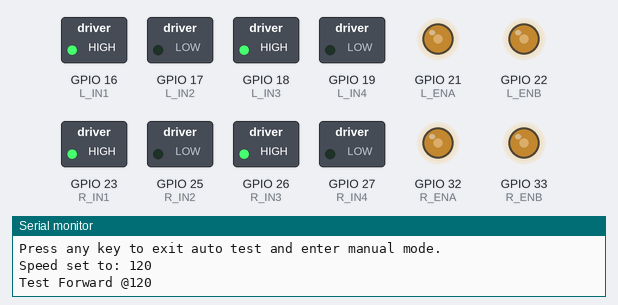
A sketch run on a simulated ESP32. Parts: switched loads named in the sketch (green lamp = pin HIGH), output pins drawn as LEDs (lit = HIGH), the last lines printed to the serial monitor.

Above: at 0.1 s.
At 7.9 s:
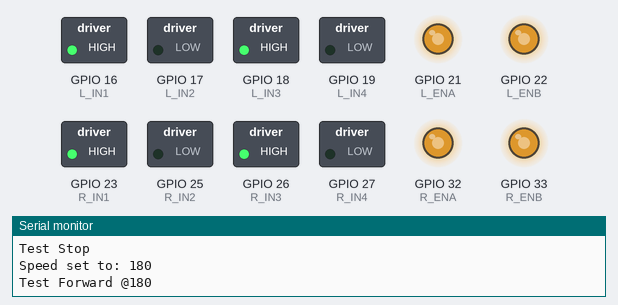
At 11.9 s:
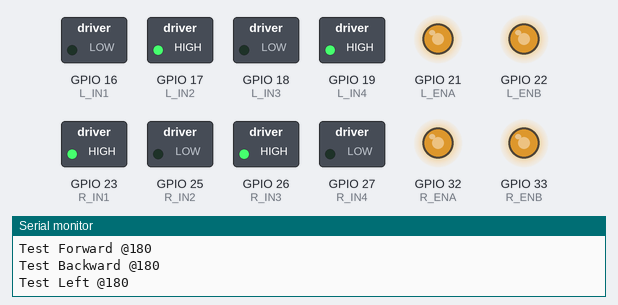
At 17.7 s:
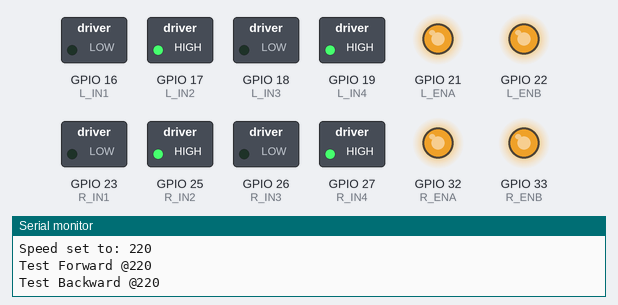
At 27.7 s:
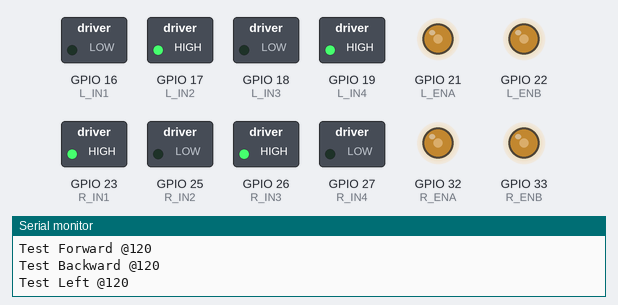
At 37.0 s:
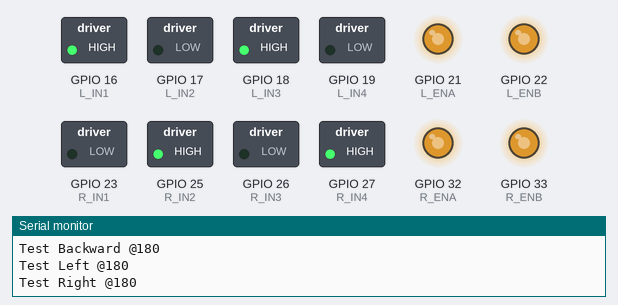
Timing chart, 0 to 40.0 s (numbered marks = the images above):
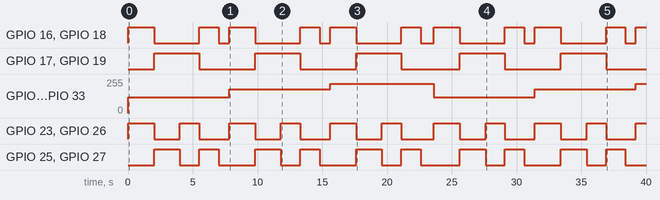

Measured:
- by itself, GPIO 16 (L_IN1), GPIO 18 (L_IN3): moves between LOW and HIGH, repeating every 7.8 s
- by itself, GPIO 17 (L_IN2), GPIO 19 (L_IN4): alternates HIGH for 3.5 s and LOW for 4.3 s
- by itself, GPIO 23 (R_IN1), GPIO 26 (R_IN3): repeats every 7.8 s: LOW 2.0 s, HIGH 1.5 s, LOW 2.3 s, HIGH 2.0 s
- by itself, GPIO 25 (R_IN2), GPIO 27 (R_IN4): repeats every 7.8 s: LOW 1.5 s, HIGH 1.5 s, LOW 2.8 s, HIGH 2.0 s
- by itself, GPIO 21 (L_ENA), GPIO 22 (L_ENB), GPIO 32 (R_ENA), GPIO 33 (R_ENB): 0/255 → 120/255 at 0.00 s, → 179/255 7.8 s later, → 219/255 7.8 s later, → 120/255 8.0 s later, … (6 changes in this stretch)

The sketch:

rover_control_v1_stable.ino
```cpp
// ===============================
// Rover Control v1.0 (STABLE)
// - Dual L298N working
// - WASD manual control
// - Auto test on boot
// ===============================

#define L_IN1 16
#define L_IN2 17
#define L_IN3 18
#define L_IN4 19
#define L_ENA 21
#define L_ENB 22

#define R_IN1 23
#define R_IN2 25
#define R_IN3 26
#define R_IN4 27
#define R_ENA 32
#define R_ENB 33

const int pwmFreq = 1000;
const int pwmResolution = 8;

int speedVal = 180;
bool testMode = true;

// ===== Movement =====

void stopRover() {
  digitalWrite(L_IN1, LOW);
  digitalWrite(L_IN2, LOW);
  digitalWrite(L_IN3, LOW);
  digitalWrite(L_IN4, LOW);

  digitalWrite(R_IN1, LOW);
  digitalWrite(R_IN2, LOW);
  digitalWrite(R_IN3, LOW);
  digitalWrite(R_IN4, LOW);
}

void moveForward() {
  digitalWrite(L_IN1, HIGH);
  digitalWrite(L_IN2, LOW);
  digitalWrite(L_IN3, HIGH);
  digitalWrite(L_IN4, LOW);

  digitalWrite(R_IN1, HIGH);
  digitalWrite(R_IN2, LOW);
  digitalWrite(R_IN3, HIGH);
  digitalWrite(R_IN4, LOW);
}

void moveBackward() {
  digitalWrite(L_IN1, LOW);
  digitalWrite(L_IN2, HIGH);
  digitalWrite(L_IN3, LOW);
  digitalWrite(L_IN4, HIGH);

  digitalWrite(R_IN1, LOW);
  digitalWrite(R_IN2, HIGH);
  digitalWrite(R_IN3, LOW);
  digitalWrite(R_IN4, HIGH);
}

void turnLeft() {
  digitalWrite(L_IN1, LOW);
  digitalWrite(L_IN2, HIGH);
  digitalWrite(L_IN3, LOW);
  digitalWrite(L_IN4, HIGH);

  digitalWrite(R_IN1, HIGH);
  digitalWrite(R_IN2, LOW);
  digitalWrite(R_IN3, HIGH);
  digitalWrite(R_IN4, LOW);
}

void turnRight() {
  digitalWrite(L_IN1, HIGH);
  digitalWrite(L_IN2, LOW);
  digitalWrite(L_IN3, HIGH);
  digitalWrite(L_IN4, LOW);

  digitalWrite(R_IN1, LOW);
  digitalWrite(R_IN2, HIGH);
  digitalWrite(R_IN3, LOW);
  digitalWrite(R_IN4, HIGH);
}

// ===== PWM =====

void setSpeed(int val) {
  speedVal = val;

  ledcWrite(L_ENA, speedVal);
  ledcWrite(L_ENB, speedVal);
  ledcWrite(R_ENA, speedVal);
  ledcWrite(R_ENB, speedVal);

  Serial.print("Speed set to: ");
  Serial.println(speedVal);
}

void setupPWM() {
  if (!ledcAttach(L_ENA, pwmFreq, pwmResolution)) {
    Serial.println("Failed to attach L_ENA");
    while (true) {}
  }

  if (!ledcAttach(L_ENB, pwmFreq, pwmResolution)) {
    Serial.println("Failed to attach L_ENB");
    while (true) {}
  }

  if (!ledcAttach(R_ENA, pwmFreq, pwmResolution)) {
    Serial.println("Failed to attach R_ENA");
    while (true) {}
  }

  if (!ledcAttach(R_ENB, pwmFreq, pwmResolution)) {
    Serial.println("Failed to attach R_ENB");
    while (true) {}
  }

  setSpeed(speedVal);
}

// ===== Pins =====

void setupPins() {
  pinMode(L_IN1, OUTPUT);
  pinMode(L_IN2, OUTPUT);
  pinMode(L_IN3, OUTPUT);
  pinMode(L_IN4, OUTPUT);

  pinMode(R_IN1, OUTPUT);
  pinMode(R_IN2, OUTPUT);
  pinMode(R_IN3, OUTPUT);
  pinMode(R_IN4, OUTPUT);
}

// ===== Help =====

void printHelp() {
  Serial.println();
  Serial.println("Commands:");
  Serial.println("w = forward");
  Serial.println("s = backward");
  Serial.println("a = turn left");
  Serial.println("d = turn right");
  Serial.println("space = stop");
  Serial.println("1 = speed 120");
  Serial.println("2 = speed 180");
  Serial.println("3 = speed 220");
  Serial.println("h = help");
  Serial.println();
}

// ===== Auto Test =====

void runTestStep(const char *label, void (*action)(), int durationMs) {
  Serial.println(label);
  action();
  delay(durationMs);
}

void runAutoTestCycle() {
  setSpeed(120);
  runTestStep("Test Forward @120", moveForward, 2000);
  runTestStep("Test Backward @120", moveBackward, 2000);
  runTestStep("Test Left @120", turnLeft, 1500);
  runTestStep("Test Right @120", turnRight, 1500);
  runTestStep("Test Stop", stopRover, 800);

  setSpeed(180);
  runTestStep("Test Forward @180", moveForward, 2000);
  runTestStep("Test Backward @180", moveBackward, 2000);
  runTestStep("Test Left @180", turnLeft, 1500);
  runTestStep("Test Right @180", turnRight, 1500);
  runTestStep("Test Stop", stopRover, 800);

  setSpeed(220);
  runTestStep("Test Forward @220", moveForward, 2000);
  runTestStep("Test Backward @220", moveBackward, 2000);
  runTestStep("Test Left @220", turnLeft, 1500);
  runTestStep("Test Right @220", turnRight, 1500);
  runTestStep("Test Stop", stopRover, 1000);
}

void setup() {
  Serial.begin(115200);
  setupPins();
  setupPWM();
  stopRover();

  Serial.println("Rover Ready");
  Serial.println("Auto test starts on boot.");
  Serial.println("Press any key to exit auto test and enter manual mode.");
}

void loop() {
  if (testMode) {
    if (Serial.available()) {
      while (Serial.available()) {
        Serial.read();
      }
      testMode = false;
      stopRover();
      Serial.println("Exited auto test. Manual mode enabled.");
      printHelp();
      return;
    }

    runAutoTestCycle();
    return;
  }

  if (Serial.available()) {
    char cmd = Serial.read();

    if (cmd == '\n' || cmd == '\r') {
      return;
    }

    switch (cmd) {
      case 'w':
        Serial.println("Forward");
        moveForward();
        break;

      case 's':
        Serial.println("Backward");
        moveBackward();
        break;

      case 'a':
        Serial.println("Left");
        turnLeft();
        break;

      case 'd':
        Serial.println("Right");
        turnRight();
        break;

      case ' ':
        Serial.println("Stop");
        stopRover();
        break;

      case '1':
        setSpeed(120);
        break;

      case '2':
        setSpeed(180);
        break;

      case '3':
        setSpeed(220);
        break;

      case 'h':
        printHelp();
        break;

      default:
        Serial.print("Unknown: ");
        Serial.println(cmd);
        break;
    }
  }
}
```
